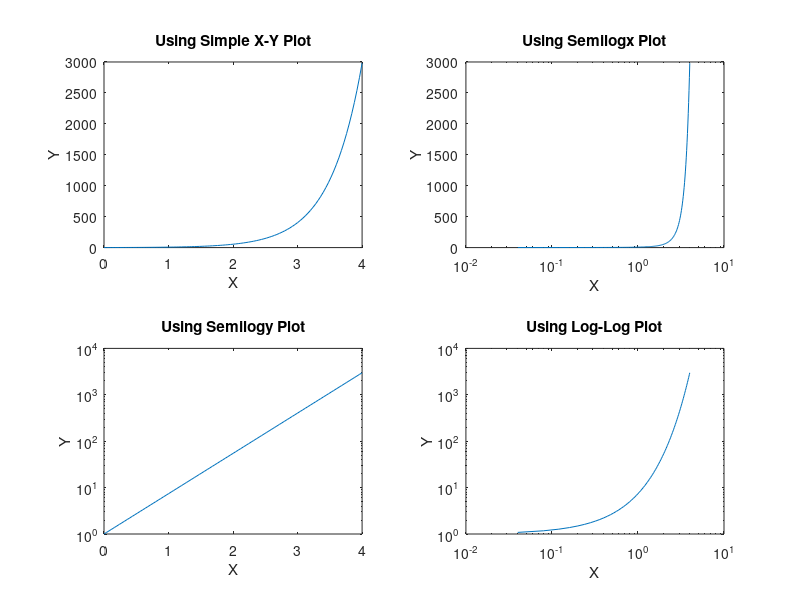

The MATLAB script that drew this image:
% This program plots four different graphs of the same function e^(2x) with
% four different plotting methods (plot, semilogx,semilogy, loglog). Each
% plot has its own title and X-Y label

x = 0:(1/25):4; %define X with 100 points between 0 and 4
y = exp(2*x); %define y as a function of x

%First sub plot
subplot(2,2,1); %define
plot(x,y); %plot
xlabel('X'); %produce x label
ylabel('Y'); %produce y label    
title('Using Simple X-Y Plot') %produce title

%Second sub plot
subplot(2,2,2); %define
semilogx(x,y); %plot
xlabel('X'); %produce x label
ylabel('Y'); %produce y label
title('Using Semilogx Plot') %produce title

%Third sub plot
subplot(2,2,3); %define
semilogy(x,y); %plot
xlabel('X'); %produce x label
ylabel('Y'); %produce y label
title('Using Semilogy Plot') %produce title

%Fourth sub plot
subplot(2,2,4); %define
loglog(x,y) %plot
xlabel('X'); %produce x label
ylabel('Y'); %produce y label
title('Using Log-Log Plot') %produce title

